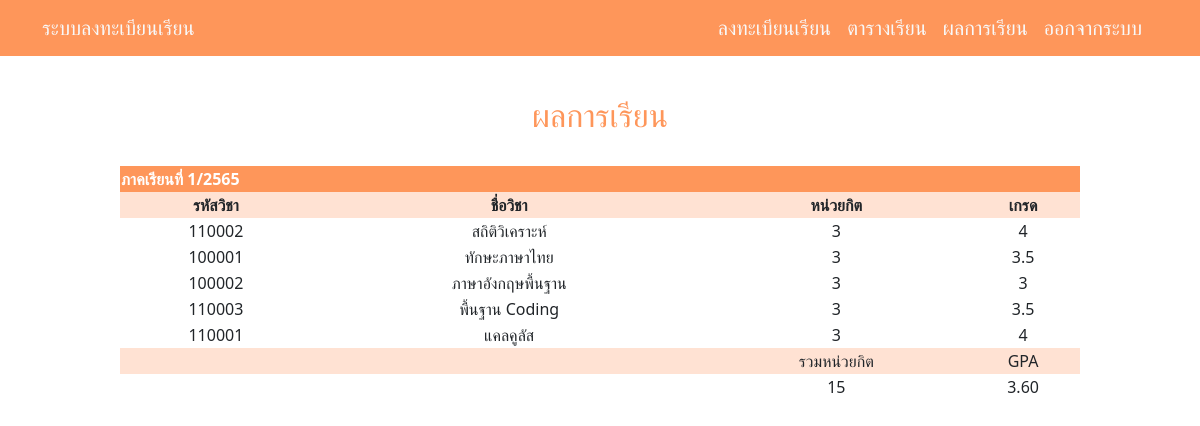
/grade.php (signed in), run on the app's committed database.
### tables this page shows
CREATE TABLE `registra` (
  `reg_id` int(10) NOT NULL,
  `user_id` varchar(8) DEFAULT NULL,
  `cou_id` varchar(6) DEFAULT NULL,
  `reg_score` int(11) NOT NULL,
  `grade` double NOT NULL
);

CREATE TABLE `cou_date_time` (
  `cdt_id` int(30) NOT NULL,
  `cou_id` varchar(6) DEFAULT NULL,
  `cdt_date` varchar(30) NOT NULL,
  `cdt_startTime` time NOT NULL,
  `cdt_endTime` time NOT NULL
);

CREATE TABLE `course` (
  `cou_id` varchar(6) NOT NULL,
  `cou_name` varchar(30) NOT NULL,
  `cou_credit` int(1) NOT NULL,
  `cou_num_of_group` int(20) NOT NULL,
  `cou_num_of_student` int(10) NOT NULL,
  `cou_building` varchar(30) NOT NULL,
  `sche_Emp_id` int(8) NOT NULL
);

CREATE TABLE `student` (
  `user_id` varchar(8) NOT NULL,
  `stu_fname` varchar(30) NOT NULL,
  `stu_lname` varchar(30) NOT NULL,
  `stu_gender` varchar(30) NOT NULL,
  `stu_phone` varchar(10) NOT NULL,
  `stu_gpa` double NOT NULL,
  `stu_address` varchar(100) NOT NULL,
  `stu_email` varchar(30) NOT NULL,
  `stu_birth` date NOT NULL,
  `fac_id` varchar(8) NOT NULL,
  `branch_id` varchar(8) NOT NULL,
  `ra_id` varchar(2) NOT NULL,
  `advicer_id` varchar(8) DEFAULT NULL,
  `stu_year` int(2) NOT NULL
);

### grade.php (the view, shortened to what this page needs)
<!DOCTYPE html>
<html lang="en">
<head>
    <link href="https://cdn.jsdelivr.net/npm/bootstrap@5.3.0-alpha1/dist/css/bootstrap.min.css" rel="stylesheet"
>
</head>
<body>
<?php include "navbar.php"; ?>
    <br><br><br><br>
<center><h2 class="display-7 " style="color: #fe965a;">ผลการเรียน</h2><br>
    <div class="bd-example">
        <table id="t45">
            <thead>
                <th class="text-white" style="background-color: #fe965a;" colspan="4">ภาคเรียนที่ 1/2565</th>
                <tr class="text-center" style="background-color: #ffe2d3;">
                    <th scope="col">รหัสวิชา</th>
                    <th scope="col">ชื่อวิชา</th>
                    <th scope="col">หน่วยกิต</th>
                    <th scope="col">เกรด</th>
                </tr>
            </thead>
        <tbody class="text-center">
          <tr>
            <?php
                include 'conn.php';
                $ID = $_SESSION['user_id'];
                $sql = "SELECT * FROM registra
                INNER JOIN student ON
                registra.user_id = student.user_id
                INNER JOIN course ON
                registra.cou_id = course.cou_id
                INNER JOIN cou_date_time ON registra.cou_id = cou_date_time.cou_id
                WHERE registra.user_id = '$ID'" ;
                $result = mysqli_query($conn,$sql);
                while ($row = mysqli_fetch_assoc($result)):
              ?>
            <td><?php echo $row['cou_id']; ?></td>
            <td><?php echo $row['cou_name']; ?></td>
            <td><?php echo $row['cou_credit']; ?></td>
            <td><?php echo $row['grade']; ?></td>
          </tr>
          <?php endwhile; ?>
          <tr>
            <th style="background-color: #ffe2d3;"></th>
            <th style="background-color: #ffe2d3;"></th>
            <td style="background-color: #ffe2d3;">รวมหน่วยกิต</td>
            <td style="background-color: #ffe2d3;">GPA</td>
          </tr>
          <tr>
            <th></th>
            <th></th>
            <td>
            <?php
            $result = mysqli_query($conn,"SELECT SUM(cou_credit) AS total_credit FROM registra
            INNER JOIN student ON
            registra.user_id = student.user_id
            INNER JOIN course ON
            registra.cou_id = course.cou_id
            WHERE registra.user_id = '$ID'") or die(mysqli_error($conn));
            $row = mysqli_fetch_assoc($result);
            echo $row['total_credit'];
            ?></td>
            <td>
            <?php
            $result = mysqli_query($conn,"SELECT student.stu_gpa FROM student WHERE student.user_id = '$ID'");
            $row = mysqli_fetch_assoc($result);
            echo number_format($row['stu_gpa'],2);
            ?>
            </td>
          </tr>
        </tbody>
        </table>
<br>
        <br>
    </div>
    </center>
    </body>
</html>

### grade.php (style rules this page uses)
table#t45 { width :80%; }

### data on the page
registra: cou_date_time.cou_id "110002", cou.cou_name "สถิติวิเคราะห์", cou.cou_credit "3", grade "4"
registra: cou_date_time.cou_id "100001", cou.cou_name "ทักษะภาษาไทย", cou.cou_credit "3", grade "3.5"
registra: cou_date_time.cou_id "100002", cou.cou_name "ภาษาอังกฤษพื้นฐาน", cou.cou_credit "3", grade "3"
registra: cou_date_time.cou_id "110003", cou.cou_name "พื้นฐาน Coding", cou.cou_credit "3", grade "3.5"
registra: cou_date_time.cou_id "110001", cou.cou_name "แคลคูลัส", cou.cou_credit "3", grade "4"
student: stu_gpa "3.60"

### other printed values
$row['total_credit'] "15"
